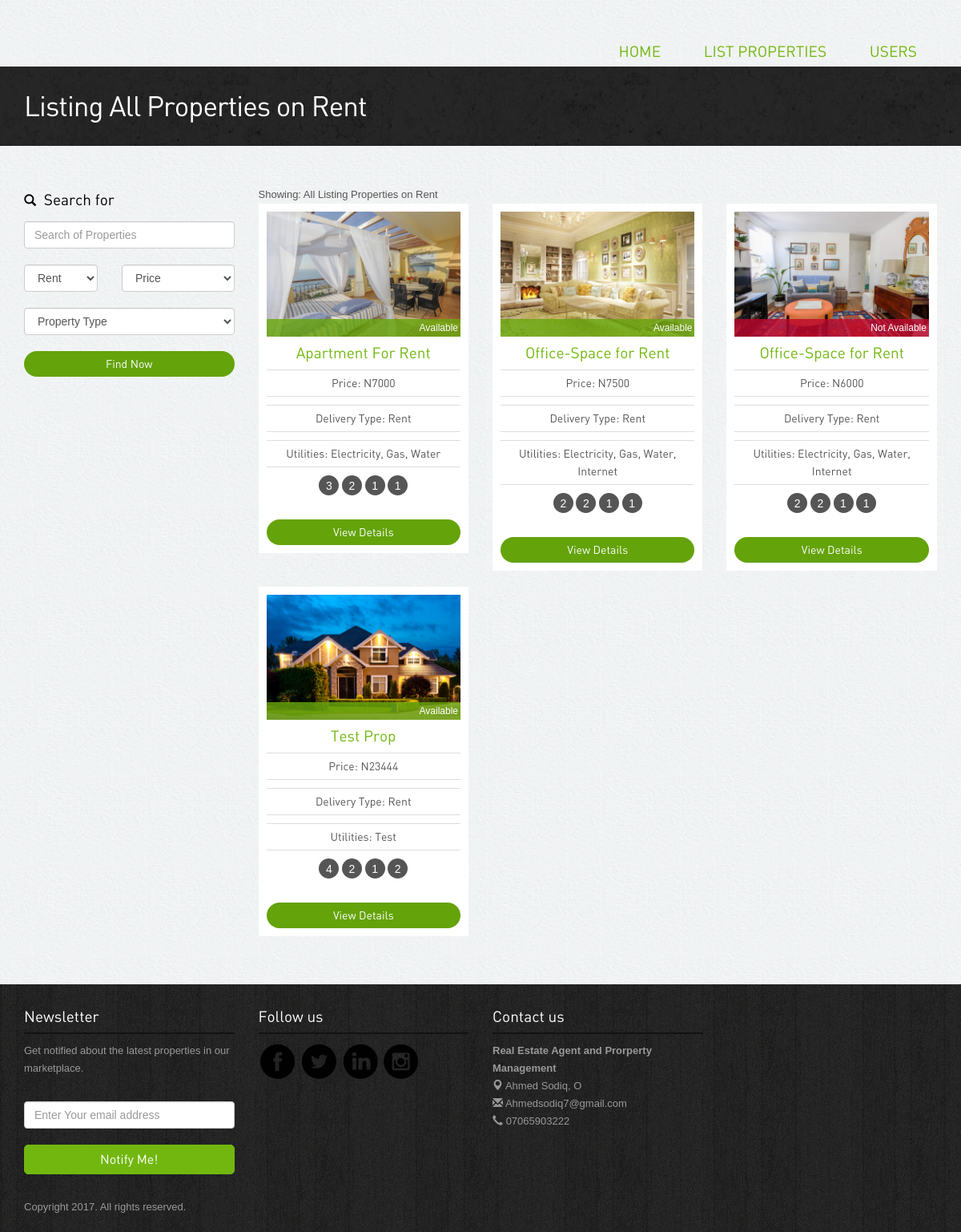
Page /rent.php on the committed database.
### tables this page shows
CREATE TABLE `properties` (
  `property_id` int(10) NOT NULL,
  `property_title` varchar(150) DEFAULT NULL,
  `property_details` text DEFAULT NULL,
  `delivery_type` varchar(20) DEFAULT NULL,
  `availablility` int(5) DEFAULT NULL,
  `price` float DEFAULT NULL,
  `property_address` varchar(200) DEFAULT NULL,
  `property_img` varchar(200) DEFAULT NULL,
  `bed_room` int(5) DEFAULT NULL,
  `liv_room` int(5) DEFAULT NULL,
  `parking` int(5) DEFAULT NULL,
  `kitchen` int(5) DEFAULT NULL,
  `utility` varchar(100) DEFAULT NULL,
  `property_type` varchar(20) DEFAULT NULL,
  `floor_space` varchar(20) DEFAULT NULL,
  `agent_id` int(10) DEFAULT NULL,
  `dateCreated` varchar(50) DEFAULT NULL
);

### rent.php (the view, shortened to what this page needs)
<?php
include_once "connection.php";
$query = "select * from properties where delivery_type = 'Rent'";
$result = mysqli_query($con, $query);
?>
<!DOCTYPE html>
<html lang="en">
<head>
 	<link rel="stylesheet" href="assets/bootstrap/css/bootstrap.css" />
  	<link rel="stylesheet" href="assets/style.css"/>
<link rel="stylesheet" href="assets/owl-carousel/owl.carousel.css">
<link rel="stylesheet" href="assets/owl-carousel/owl.theme.css">
    <link rel="stylesheet" type="text/css" href="assets/slitslider/css/style.css" />
    <link rel="stylesheet" type="text/css" href="assets/slitslider/css/custom.css" />
<script src='assets/google_analytics_auto.js'></script></head>
<body>
<div class="container">
<div class="header">
            <div class="menu">
              <ul class="pull-right">
              	<li><a href="index.php">Home</a></li>
                <li><a href="list-properties.php">List Properties</a>
                </li>
                <li><a href="list-properties.php">Users</a>
                </li>
              </ul>
           </div>
</div>
</div>
<div class="inside-banner">
  <div class="container">
    <h2>Listing All Properties on Rent</h2>
</div>
</div>
<div class="container">
<div class="properties-listing spacer">
<div class="row">
<div class="col-lg-3 col-sm-4 ">
  <div class="search-form"><h4><span class="glyphicon glyphicon-search"></span> Search for</h4>
  <form action="search.php" method="post" name="search">
    <input type="text" class="form-control" name="search" placeholder="Search of Properties">
    <div class="row">
            <div class="col-lg-5">
              <select name="delivery_type" class="form-control">
                <option value="Rent">Rent</option>
              </select>
            </div>
            <div class="col-lg-7">
              <select name="search_price" class="form-control">
                <option>Price</option>
              </select>
            </div>
          </div>
          <div class="row">
          <div class="col-lg-12">
              <select name="property_type" class="form-control">
                <option>Property Type</option>
              </select>
              </div>
          </div>
          <button name="submit" class="btn btn-primary">Find Now</button>
</form>
  </div>
</div>
<div class="col-lg-9 col-sm-8">
<div class="sortby clearfix">
<div class="pull-left result">Showing: All Listing Properties on Rent</div>
</div>
<div class="row">
       <?php
	  	while($property_result = mysqli_fetch_assoc($result)){
			$id = $property_result['property_id'];
			$property_title = $property_result['property_title'];
			$delivery_type = $property_result['delivery_type'];
			$availablility = $property_result['availablility'];
			$price = $property_result['price'];
			$property_img = $property_result['property_img'];
			$bed_room = $property_result['bed_room'];
			$liv_room = $property_result['liv_room'];
			$parking = $property_result['parking'];
			$kitchen = $property_result['kitchen'];
			$utility = $property_result['utility'];
	  ?>
      <div class="col-lg-4 col-sm-6">
      <div class="properties">
        <div class="image-holder"><img src="<?php echo $property_img; ?>" class="img-responsive" alt="properties">
          <?php if($availablility == 0){ ?><div class="status sold">Available</div> <?php } else { ?>
          <div class="status new">Not Available</div>
          <?php } ?>
        </div>
        <h4><a href="property-detail.php?id=<?php echo $id; ?>"><?php echo $property_title;  ?></a></h4>
        <p class="price">Price: N<?php echo $price; ?></p>
        <p class="price">Delivery Type: <?php echo $delivery_type; ?></p>
        <p class="price">Utilities: <?php echo $utility; ?></p>
        <div class="listing-detail">
        <span data-toggle="tooltip" data-placement="bottom" data-original-title="Bed Room"><?php echo $bed_room; ?></span>
        <span data-toggle="tooltip" data-placement="bottom" data-original-title="Living Room"><?php echo $liv_room; ?></span>
        <span data-toggle="tooltip" data-placement="bottom" data-original-title="Parking"><?php echo $parking; ?></span>
        <span data-toggle="tooltip" data-placement="bottom" data-original-title="Kitchen"><?php echo $kitchen; ?></span>
        </div>
        <a class="btn btn-primary" href="property-detail.php?id=<?php echo $id; ?>">View Details</a>
      </div>
      </div>
      <?php } ?>
</div>
</div>
</div>
</div>
</div>
<div class="footer">
<div class="container">
<div class="row">
            <div class="col-lg-3 col-sm-3">
                    <h4>Newsletter</h4>
                    <p>Get notified about the latest properties in our marketplace.</p>
                    <form class="form-inline" role="form">
                            <input type="text" placeholder="Enter Your email address" class="form-control">
                                <button class="btn btn-success" type="button">Notify Me!</button></form>
            </div>
            <div class="col-lg-3 col-sm-3">
                    <h4>Follow us</h4>
                    <a href="#"><img src="images/facebook.png" alt="facebook"></a>
                    <a href="#"><img src="images/twitter.png" alt="twitter"></a>
                    <a href="#"><img src="images/linkedin.png" alt="linkedin"></a>
                    <a href="#"><img src="images/instagram.png" alt="instagram"></a>
            </div>
             <div class="col-lg-3 col-sm-3">
                    <h4>Contact us</h4>
                    <p><b>Real Estate Agent and Prorperty Management</b><br>
<span class="glyphicon glyphicon-map-marker"></span> Ahmed Sodiq, O<br>
<span class="glyphicon glyphicon-envelope"></span> Ahmedsodiq7@gmail.com<br>
<span class="glyphicon glyphicon-earphone"></span> 07065903222</p>
            </div>
        </div>
<p class="copyright">Copyright 2017. All rights reserved.	</p>
</div>
</div>
</body>
</html>

### assets/style.css (style rules this page uses)
body { color:#555; font:normal 13px/22px Arial; background:url(../images/bgmain.png) #eee; }
h1,h2,h3,h4,h5 { font-weight:normal; font-family: din;margin: 0;padding: 0;color: #000 }
h2 { font-size: 35px; letter-spacing: -1px;margin-bottom: 20px; }
h4 { margin: 10px 0; font-size: 19px; }
h4 span { margin-right: 5px; font-size: 15px; }
p { margin-bottom: 30px; }
a { color:#72b70f; text-decoration:none;outline: none; }
.spacer { margin-top: 40px;margin-bottom:40px; }
select,input { outline: 0; margin-bottom: 20px; }
.btn { border-radius: 5px; font-family: din; outline: none; }
.btn-success { background: #72b70f;border:1px solid #72b70f;padding:6px 20px; font-size:16px; width: 100%; }
.btn-primary { background: #64a30a;border:none;width: 100%;border-radius: 20px; }
.header { padding: 20px 0; }
.header ul { list-style: none;margin: 0; padding: 0;margin-top: 25px; }
.header ul li { display: inline-block; padding: 0 0 0 40px; }
.header ul li a { font-size: 19px;font-family: din;text-transform: uppercase; }
.properties-listing div.properties { padding: 10px; background-color: #fff;text-align: center; margin-bottom: 20px; }
.properties-listing div.properties .image-holder { position: relative; }
.properties-listing div.properties .status { position: absolute;bottom: 0;z-index: 100;display: block;width: 100%;color: #fff;padding:0 3px;text-align: right; font-size: 12px; }
.properties-listing div.properties p { margin-bottom: 10px; font-size: 14px;border-top: 1px solid #ddd;border-bottom: 1px solid #ddd;padding: 5px 0;font-family: din; }
.listing-detail { margin-bottom: 30px; }
.listing-detail span { color: #fff; width: 25px; height: 25px; background-color: #555;display: inline-block;border-radius:25px; text-align: center;line-height: 26px; font-size: 14px;cursor: crosshair; }
.status.sold { background:rgba(104,167,13,0.8); }
.status.new { background:rgba(190,7,46,0.8); }
.inside-banner { background:url(../images/bginside.jpg) #222;color: #fff; padding: 30px 0; }
.inside-banner h2 { margin: 0; color: #fff; }
.search-form { margin-bottom: 50px; }
.search-form h4 { margin: 17px 0; }
.sortby .result { margin-top: 10px; }
.menu { display: inline-block; padding:0; float:right; }
.menu ul { padding: 0; list-style: none; }
.menu ul li { display: inline-block; position: relative; text-align: left; }
.menu ul li a { display: block; padding: 8px 25px; text-decoration: none; }
.header ul li { padding: 0 !important; }
.footer { background:url(../images/bg.jpg) #222; padding: 20px 0; color: #999; }
.footer h4 { color: #fff;border-bottom: 2px solid #131313;margin-bottom: 10px;padding-bottom: 10px; }
.footer p.copyright { margin: 30px 0 0 0; }

### rows in the picture
properties: property_img (picture), availablility "Available", property_title "Apartment For Rent", price "7000", delivery_type "Rent", utility "Electricity, Gas, Water", bed_room "3", liv_room "2", parking "1", kitchen "1"
properties: property_img (picture), availablility "Available", property_title "Office-Space for Rent", price "7500", delivery_type "Rent", utility "Electricity, Gas, Water, Internet", bed_room "2", liv_room "2", parking "1", kitchen "1"
properties: property_img (picture), availablility "Not Available", property_title "Office-Space for Rent", price "6000", delivery_type "Rent", utility "Electricity, Gas, Water, Internet", bed_room "2", liv_room "2", parking "1", kitchen "1"
properties: property_img (picture), availablility "Available", property_title "Test Prop", price "23444", delivery_type "Rent", utility "Test", bed_room "4", liv_room "2", parking "1", kitchen "2"
